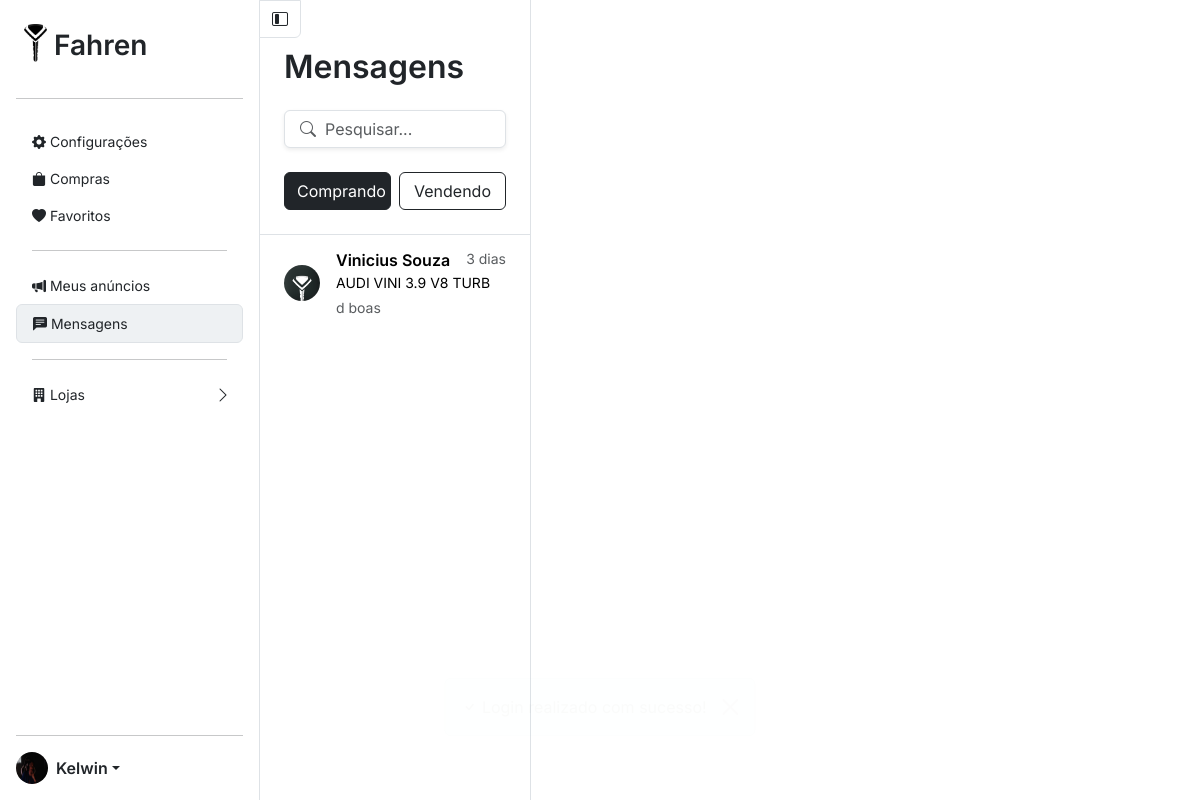
The app's page /menu/mensagens.php (signed in) with its own data.
### tables this page shows
CREATE TABLE IF NOT EXISTS `usuarios` (
  `id` int(6) NOT NULL AUTO_INCREMENT,
  `nome` varchar(30) NOT NULL,
  `sobrenome` varchar(30) NOT NULL,
  `telefone` bigint(15) DEFAULT NULL,
  `cpf` char(11) DEFAULT NULL,
  `email` varchar(120) NOT NULL,
  `senha` varchar(256) NOT NULL,
  `data_criacao_conta` datetime NOT NULL DEFAULT current_timestamp(),
  `data_nascimento` date DEFAULT NULL,
  `avatar` varchar(255) NOT NULL DEFAULT 'img/user.png',
  PRIMARY KEY (`id`),
  UNIQUE KEY `email` (`email`),
  UNIQUE KEY `telefone` (`telefone`),
  UNIQUE KEY `cpf` (`cpf`)
);

CREATE TABLE IF NOT EXISTS `conversas` (
  `id` int(11) NOT NULL AUTO_INCREMENT,
  `comprador_id` int(11) NOT NULL,
  `vendedor_id` int(11) NOT NULL,
  `anuncio_id` int(11) NOT NULL,
  `ultima_mensagem` text DEFAULT NULL,
  `data_ultima_mensagem` datetime DEFAULT current_timestamp(),
  `nao_lidas_comprador` int(11) DEFAULT 0,
  `nao_lidas_vendedor` int(11) DEFAULT 0,
  PRIMARY KEY (`id`),
  UNIQUE KEY `conversa_unica` (`comprador_id`,`vendedor_id`,`anuncio_id`),
  KEY `para_id` (`vendedor_id`),
  KEY `anuncio_id` (`anuncio_id`)
);

CREATE TABLE IF NOT EXISTS `marcas` (
  `id` int(11) NOT NULL AUTO_INCREMENT,
  `value` varchar(50) NOT NULL,
  `nome` varchar(100) NOT NULL,
  PRIMARY KEY (`id`),
  UNIQUE KEY `value` (`value`)
);

CREATE TABLE IF NOT EXISTS `anuncios_carros` (
  `id` int(12) NOT NULL AUTO_INCREMENT,
  `ativo` char(1) NOT NULL DEFAULT 'A',
  `modelo` varchar(75) DEFAULT NULL,
  `estado_local` char(2) DEFAULT NULL,
  `cidade` varchar(255) DEFAULT NULL,
  `marca` int(2) DEFAULT NULL,
  `versao` varchar(40) DEFAULT NULL,
  `carroceria` int(2) DEFAULT NULL,
  `preco` decimal(11,2) DEFAULT NULL,
  `condicao` char(1) NOT NULL DEFAULT 'U',
  `quilometragem` int(10) DEFAULT NULL,
  `ano_fabricacao` int(4) DEFAULT NULL,
  `ano_modelo` int(4) DEFAULT NULL,
  `propulsao` varchar(10) DEFAULT NULL,
  `combustivel` varchar(20) DEFAULT NULL,
  `blindagem` char(1) DEFAULT '0',
  `id_vendedor` int(10) DEFAULT NULL,
  `imagens` varchar(255) DEFAULT NULL,
  `leilao` char(1) DEFAULT NULL,
  `portas_qtd` smallint(1) DEFAULT 4,
  `assentos_qtd` smallint(1) DEFAULT 5,
  `placa` char(7) DEFAULT NULL,
  `data_criacao` datetime NOT NULL DEFAULT current_timestamp(),
  `cor` int(2) NOT NULL,
  `quant_proprietario` char(1) NOT NULL,
  `revisao` char(1) NOT NULL,
  `vistoria` char(1) NOT NULL,
  `sinistro` char(1) NOT NULL,
  `ipva` char(1) NOT NULL,
  `licenciamento` char(1) NOT NULL,
  `estado_conservacao` char(1) NOT NULL,
  `uso_anterior` char(1) NOT NULL,
  `aceita_troca` char(1) NOT NULL,
  `email` varchar(256) NOT NULL,
  `telefone` varchar(20) NOT NULL,
  `garantia` int(2) NOT NULL,
  `descricao` text NOT NULL,
  PRIMARY KEY (`id`),
  UNIQUE KEY `placa` (`placa`),
  KEY `cor_fk` (`cor`),
  KEY `carroceria_fk` (`carroceria`),
  KEY `vendedor_fk` (`id_vendedor`),
  KEY `estado_fk` (`estado_local`),
  KEY `marca_fk` (`marca`)
);

### menu/mensagens.php (the view, shortened to what this page needs)
<?php
include('../controladores/conexao_bd.php');
$usuario = $_SESSION['id'];
$sql = "SELECT conversas.*,
       usuarios.*,
       carros.modelo AS modelo,
       carros.versao AS versao,
       marcas.nome AS marca
FROM conversas
INNER JOIN usuarios
    ON conversas.vendedor_id = usuarios.id
INNER JOIN anuncios_carros carros
    ON conversas.anuncio_id = carros.id
INNER JOIN marcas
    ON carros.marca = marcas.id
WHERE comprador_id = '$usuario'";
$resultado = mysqli_query($conexao, $sql);
$conversas_comp = [];
if (mysqli_num_rows($resultado) > 0) {
    while ($linha = mysqli_fetch_assoc($resultado)) {
        $conversas_comp[] = $linha;
    }
}
?>
<!doctype html>
<html lang="pt-br">
<head>
    <link rel="stylesheet" href="../style.css">
    <link href="https://cdn.jsdelivr.net/npm/bootstrap@5.3.7/dist/css/bootstrap.min.css" rel="stylesheet">
    <link rel="stylesheet" href="https://cdn.jsdelivr.net/npm/bootstrap-icons@1.13.1/font/bootstrap-icons.min.css">
</head>
<body class="overflow-x-hidden">
    <?php include '../estruturas/alert/alert.php' ?>
    <main class="container-fluid d-flex vh-100 p-0">
        <?php $selected = 'mensagens';
        include_once '../estruturas/sidebar/sidebar.php' ?>
        <div class="col" style="margin-left: calc(200px + 5vw);">
            <div class="container-fluid d-flex flex-column h-100 overflow-auto">
                <div class="row flex-grow-1 overflow-hidden">
                    <div class="col-auto pt-4 px-0 border-end h-100">
                        <div class="h-100 p-0 d-flex flex-column" style="width: calc(150px + 10vw); max-height: 100%;">
                            <div class="bg-transparent border-0 border-bottom p-4">
                                <h2 class="pb-2 fw-semibold mb-3">Mensagens</h2>
                                <div class="bg-body-tertiary position-relative rounded-2 shadow-sm">
                                    <div class="position-absolute top-50 translate-middle-y ps-3 text-muted">
                                        <i class="bi bi-search"></i>
                                    </div>
                                    <input type="text" class="form-control border-1" style="padding-left: 2.5rem;" placeholder="Pesquisar..." aria-label="Pesquisar..." aria-describedby="basic-addon1">
                                </div>
                                <div class="row pt-4 g-0 g-lg-1 g-xl-2 g-xxl-3">
                                    <div class="col-6">
                                        <label class="btn btn-outline-dark w-100 text-nowrap overflow-visible text-center text-truncate position-relative" for="option1">
                                            Comprando
                                        </label>
                                    </div>
                                    <div class="col-6">
                                        <label class="btn btn-outline-dark w-100 text-nowrap overflow-visible text-center text-truncate position-relative" for="option2">
                                            Vendendo
                                        </label>
                                    </div>
                                </div>
                            </div>
                            <ul id="comprando-tab" class="list-group list-group-flush flex-grow-1 overflow-y-auto <?= isset($_GET['vendendo']) && $_GET['vendendo'] == 'true'  ? 'd-none' : '' ?>">
                                <?php
                                foreach ($conversas_comp as $user): ?>
                                    <li class="list-group-item <?= isset($_GET['anuncio_id']) && $_GET['anuncio_id'] == $user['anuncio_id'] ? 'active' : '' ?>" data-id-conversa="<?= $user['id'] ?>">
                                        <a href="mensagens.php?anuncio_id=<?= $user['anuncio_id'] ?>&id=<?= $user['id'] ?>" class="d-flex align-items-center py-0 gap-3 text-decoration-none text-black">
                                            <div class="col-auto flex-shrink-0">
                                                <div class="ratio ratio-1x1" style="width: calc(30px + .5vw);">
                                                    <img src="../img/logo-fahren-bg.jpg" class="img-fluid rounded-circle" alt="Avatar">
                                                </div>
                                            </div>
                                            <div class="flex-grow-1 overflow-hidden">
                                                <div class="d-flex justify-content-between align-items-start">
                                                    <p class="mb-0 me-2 fs-6 fw-semibold text-truncate"><?= $user['nome'] . ' ' . $user['sobrenome'] ?></p>
                                                    <small class="text-muted text-nowrap">3 dias</small>
                                                </div>
                                                <div class="d-flex justify-content-between align-items-center">
                                                    <div class="d-flex flex-column small text-truncate me-3">
                                                        <p class="mb-1 text-uppercase"><?= $user['marca'] . ' ' . $user['modelo'] . ' ' . $user['versao'] ?? 'Veículo não disponível' ?></p>
                                                        <p class="mb-0 text-muted"><?= $user['ultima_mensagem'] ?? '' ?></p>
                                                    </div>
                                                </div>
                                            </div>
                                        </a>
                                    </li>
                                <?php endforeach; ?>
                            </ul>
                        </div>
                    </div>
                </div>
            </div>
        </div>
    </main>
</body>
</html>

### estruturas/sidebar/sidebar.php (shortened to what this page needs)
<aside class="border-end d-flex flex-column position-fixed vh-100" style="width: calc(200px + 5vw);">
    <div class="position-relative">
        <button class="btn bg-white border position-absolute start-100 rounded-start-0 rounded-top-0"><i class="bi bi-layout-sidebar-inset"></i></button>
    </div>
    <a href="../index.php" class="d-flex mx-4 mt-4 mb-3 text-decoration-none text-dark">
        <img src="/sites/TCC/img/logo-fahren.png" class="d-inline-block align-text-center" width="23" height="38" alt="logo" style="filter: invert(1);">
        <span class="fw-semibold fs-3">&nbsp;Fahren</span>
    </a>
    <hr class="mx-3">
    <nav class="sidebar nav d-flex flex-column nav-pills mx-3 flex-shrink-1 small overflow-y-auto" style="min-height: 0;">
        <div class="my-2">
            <a class="nav-link <?php if ($selected == 'config') {
                                    echo 'active';
                                } ?>" aria-current="page" href="configuracoes.php"><i class="bi bi-gear-fill"></i>&nbsp;Configurações</a>
            <a class="nav-link <?php if ($selected == 'compras') {
                                    echo 'active';
                                } ?>" href="compras.php"><i class="bi bi-bag-fill"></i>&nbsp;Compras</a>
            <a class="nav-link <?php if ($selected == 'fav') {
                                    echo 'active';
                                } ?>" href="favoritos.php"><i class="bi bi-heart-fill"></i>&nbsp;Favoritos</a>
            <hr class="mx-3">
            <a class="nav-link <?php if ($selected == 'ad') {
                                    echo 'active';
                                } ?>" href="anuncios.php"><i class="bi bi-megaphone-fill"></i>&nbsp;Meus anúncios</a>
            <a class="nav-link <?php if ($selected == 'mensagens') {
                                    echo 'active';
                                } ?>" href="mensagens.php"><i class="bi bi-chat-left-text-fill"></i>&nbsp;Mensagens</a>
            <hr class="mx-3">
            <button class="nav-link sidebar-drop w-100 text-start <?= isset($loja_id_selected) ? '' : 'collapsed'?>" type="button" data-bs-toggle="collapse" data-bs-target="#collapseExample" aria-expanded="false" aria-controls="collapseExample">
                <span>
                    <i class="bi bi-building-fill"></i>&nbsp;Lojas
                </span>
            </button>
                    <?php
                    include('../conexao_bd.php');
                                    $user_avatar_src = '../img/usuarios/avatares/user.png';
                    if (isset($_SESSION['id'])) {
                        if (!empty($_SESSION['avatar'])) {
                            $user_avatar_src = '../' . $_SESSION['avatar'];
                        } else {
                            $uid = (int) $_SESSION['id'];
                            $res_av = mysqli_query($conexao, "SELECT avatar FROM usuarios WHERE id = $uid");
                            if ($res_av && mysqli_num_rows($res_av) > 0) {
                                $r_av = mysqli_fetch_assoc($res_av);
                                    if (!empty($r_av['avatar'])) {
                                    $user_avatar_src = '../' . $r_av['avatar'];
                                }
                            }
                        }
                    }
                    ?>
        </div>
    </nav>
    <hr class="mx-3 mt-auto">
            <div class="footer flex-shrink-0 mx-3 mb-3 d-flex justify-content-between align-content-center">
        <div class="dropdown">
            <a href="#" class="d-flex align-items-center text-dark text-decoration-none dropdown-toggle" data-bs-toggle="dropdown" aria-expanded="false">
                <div class="position-relative">
                    <img src="<?= htmlspecialchars($user_avatar_src) ?>" alt="Foto de Perfil" width="32" height="32" class="rounded-circle me-2">
                </div>
                <span class="fw-semibold"><?= $_SESSION['nome'] ?></span>
            </a>
        </div>
    </div>
</aside>

### style.css (style rules this page uses)
body { font-family: 'Inter', sans-serif !important; }
* { padding: 0; margin: 0; box-sizing: border-box; }
.sidebar .nav-link { color: RGBA(var(--bs-dark-rgb), var(--bs-link-opacity, 1)) !important; }
.sidebar .nav-link.active { --bs-bg-opacity: 0.75; background-color: rgba(var(--bs-secondary-bg-rgb), var(--bs-bg-opacity)) !important; border: var(--bs-border-width) var(--bs-border-style) var(--bs-border-color) !important; }
.sidebar-drop { position: relative; padding-right: 1.5rem; }
.sidebar-drop::after { font-family: "bootstrap-icons"; content: "\f285"; position: absolute; right: 0.75rem; top: 50%; transform: translateY(-50%) rotate(0deg); transition: transform 0.3s ease; font-size: 1rem; }

### menu/mensagens.php (style rules this page uses)
.list-group-item { --bs-bg-opacity: 1; border: 0; padding: .8rem 1.5rem; cursor: pointer; }

### records on screen
usuarios: avatar (picture)
conversas: vendedor.nome "Vinicius", vendedor.sobrenome "Souza", marcas.nome "AUDI VINI 3.9 V8 TU…", ultima_mensagem "d boas"

### other values on screen
$_SESSION['nome'] "Kelwin"
